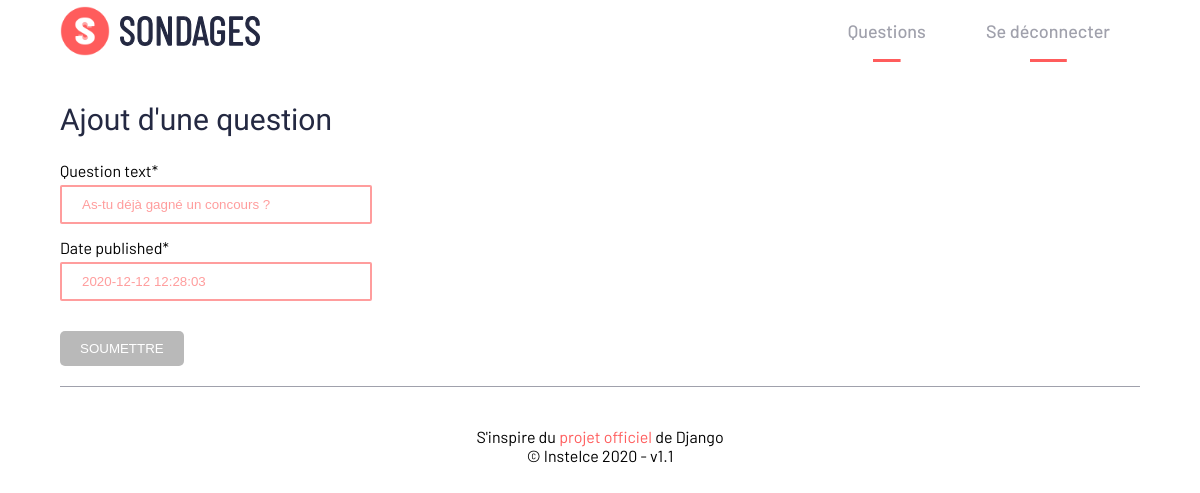
The page /26/update/ (signed in) on the database its author committed.
### polls/models.py (models this page shows, shortened)
class Question(models.Model):
    question_text = models.CharField(max_length=200)
    pub_date = models.DateTimeField('date published')
    author = models.ForeignKey(User, on_delete=models.CASCADE)
    def was_published_recently(self):
        now = timezone.now()
        return now - datetime.timedelta(days=1) <= self.pub_date <= now
    was_published_recently.admin_order_field = 'pub_date'
    was_published_recently.boolean = True
    was_published_recently.short_description = 'Published recently ?'

### polls/views.py (the view, shortened to what this page needs)
# urls.py: path('<int:pk>/update/', views.QuestionUpdateView.as_view(), name='update'),
class QuestionUpdateView(LoginRequiredMixin, UserPassesTestMixin, generic.UpdateView):
    model = Question
    fields = ['question_text', 'pub_date']
    def test_func(self):
        question = self.get_object()
        if self.request.user == question.author:
            return True
        return False

### polls/templates/polls/question_form.html (shortened to what this page needs)
{% extends "polls/base.html" %}
{% load static %}
{% load crispy_forms_tags %}
{% block content %}
    <div class="sondage__container">
        <form class="form__register" method="POST">
            <fieldset class="form__group">
                <legend class="main__title">Ajout d'une question</legend>
                {{ form|crispy }}
            </fieldset>
            <div class="mt-2">
                <button class="btn button__gray" type="submit">Soumettre</button>
            </div>
        </form>
    </div>
{% endblock content %}

### polls/static/polls/css/main.css (style rules this page uses)
html { --color-primary-blue:hsl(230, 29%, 20%); --color-primary-red:hsl(0, 100%, 68%); --color-secondary-dark-grayish-blue: hsl(230, 11%, 40%); --color-secondary-grayish-blue: hsl(231, 7%, 65%); }
body { height: auto; overflow-x: hidden; font-family: 'Barlow', sans-serif; }
.btn { padding: 10px 20px; text-transform: uppercase; border-radius: 5px; color: #ffffff; border: none; outline: none; font-weight: 100; text-align: center; opacity: 1; display: inline-flex; justify-content: center; align-items: center; transition: opacity 0.2s, background 0.3s; }
.button__gray { background: rgba(138, 138, 138, 0.6); }
.mt-2 { margin-top: 20px; }
.main__title { margin-bottom: 20px; font-size: 30px; font-family: 'Barlow Condensed'; font-weight: 100; color: var(--color-primary-blue); }
.sondage__container { width: 100%; padding-right: 40px; display: inline-block; }
.form-group { margin-bottom: 10px; }
.requiredField { margin-bottom: 5px; }
.form__register input { width: 30%; padding: 10px 20px; margin-bottom: 10px; outline: none; border: 2px solid hsla(0, 100%, 68%, 0.6); border-radius: 2px; color: hsla(0, 100%, 68%, 0.6); display: block; transition: border 0.3s, background 0.2s; }
.form__group { border: none; }
.form__group label { display: block; margin-bottom: 5px; }
.form__group label::after { width: 20px; height: 20px; content: ""; background: url('../images/arrow-icon.svg'); display: inline-block; transform: rotate(90deg); }

### rows shown on the page
Question: question_text "As-tu déjà gagné un concours ?", pub_date "2020-12-12 12:28:03"
